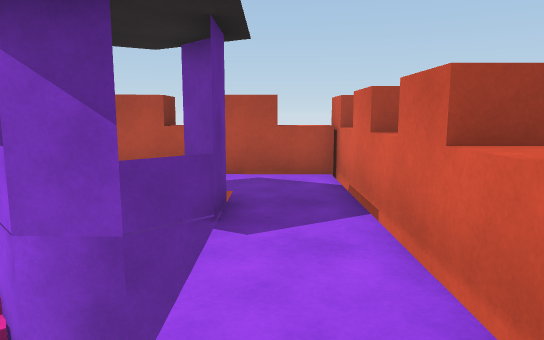
View 1 (above)

17 first-person views from a walk through a 3-D level made in the Unity game engine. The camera is 1.3 m above the floor, tilts 8° down and sees 70° across. Doors are open. The floor is counted in squares, 1 m on a side. Each view is taken from the middle of a square. On the plan, view 1 faces up. The plan holds only what a view shows up to about 16 squares ahead; the rest is blank. The place goes on beyond the plan. The player is left out.

View 2
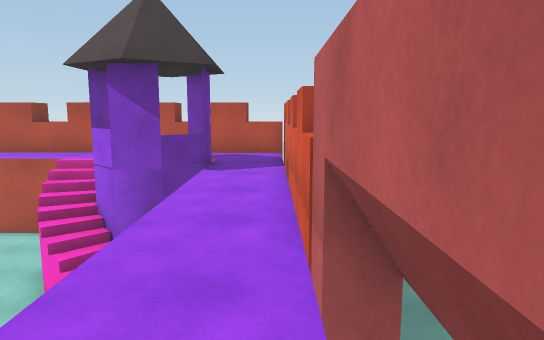

View 3
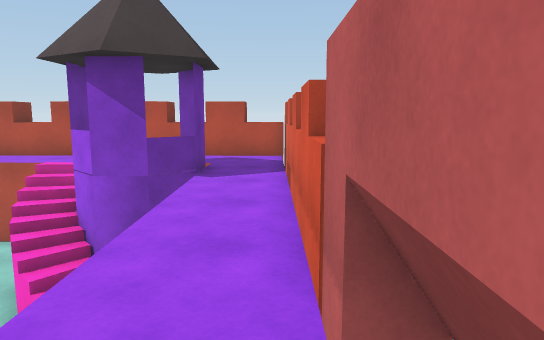

View 4
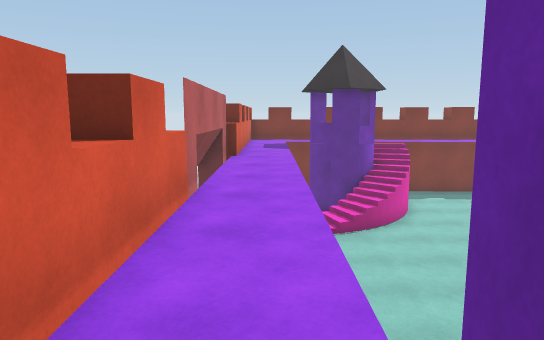

View 5
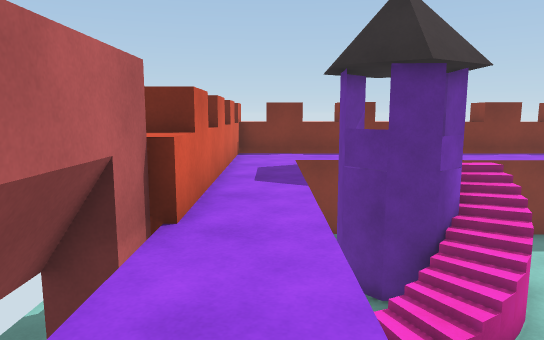

View 6
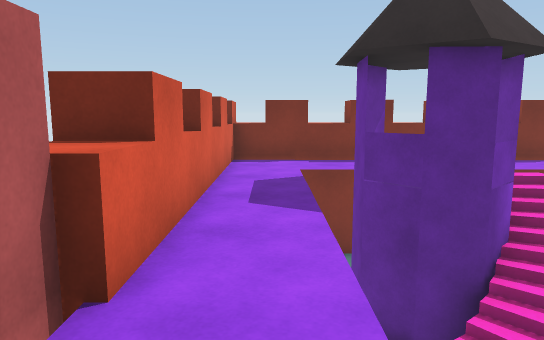

View 7
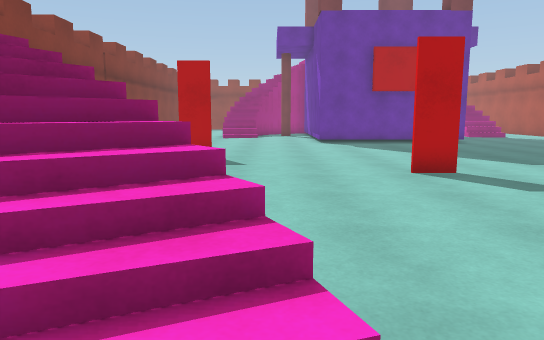

View 8
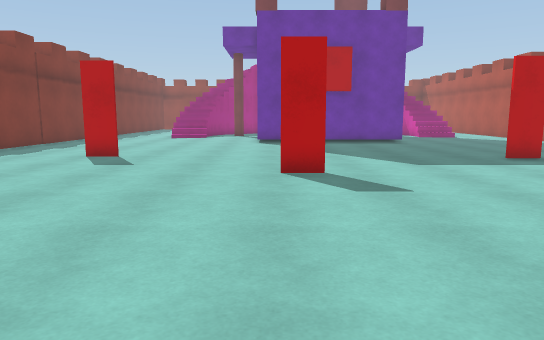

View 9
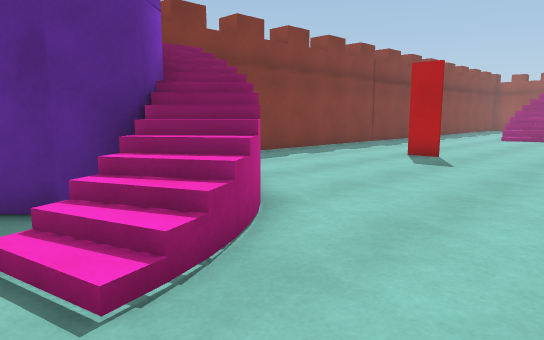

View 10
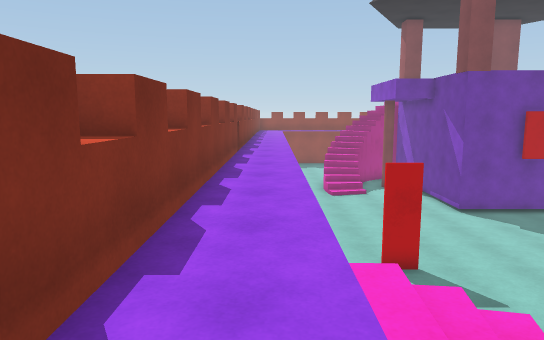

View 11
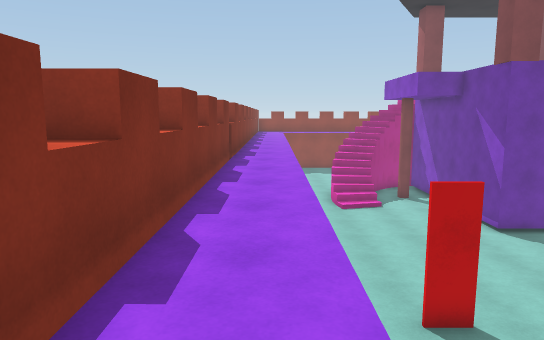

View 12
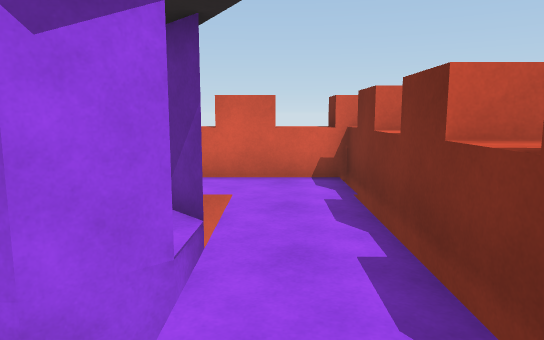

View 13
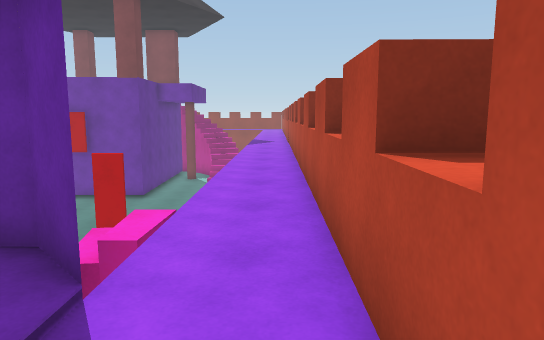

View 14
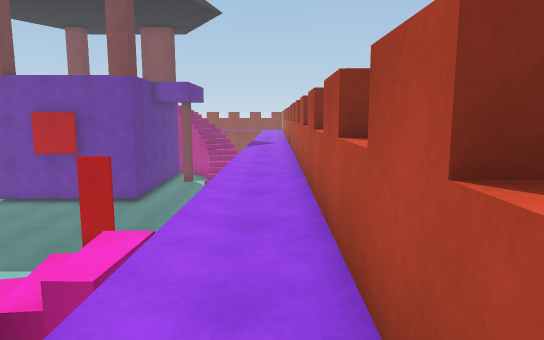

View 15
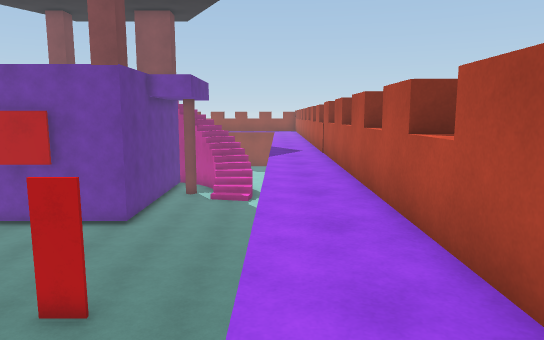

View 16
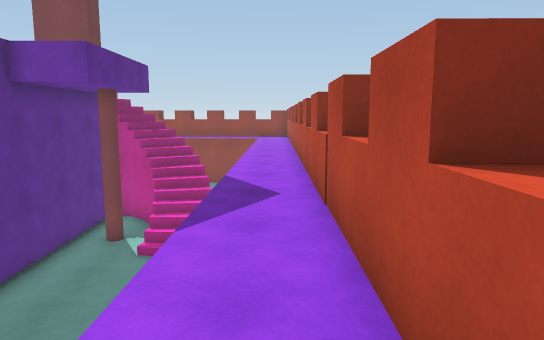

View 17
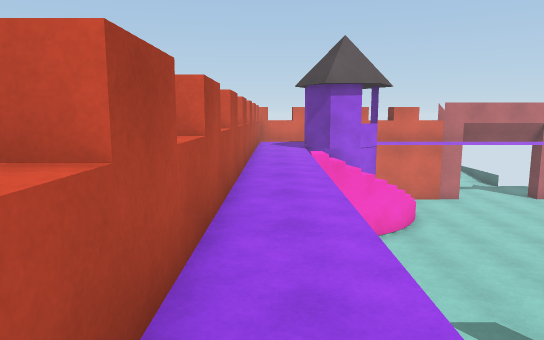

### Floor plan
Key: @ floor where view 1 was taken; # wall or solid block; . main floor; : floor 3 m higher than the main floor; + floor 6.25 m higher than the main floor; / step, stairs or slope; D open door; = window, fence, low wall or low ledge; ^ raised ledge; v drop or lower ground.
Columns run from 26 left of view 1 to 2 right of it. Each row starts with its distance up from view 1.
 10                    v
  9 ##^#^##^#^##^#^##^#^##^#^##^
  8 ::::::::::::::::::::::::::::^
  7 ////::::::::::::::::::::::::#
  6       .........    ..#v#:#::#
  5 ///   .........    ..###:#::^
  4 //...................#####::#
  3 #............#........// /::^
  2 #......................= /::#
  1 +++++ #................. .::#
  0       v................. .@:^
 -1         ..................::#
 -2        ...................::D
 -3       v...................::D
 -4       v.........#.........::D
 -5       #...................::D
 -6      ##...................::#
 -7        ...................:^^
 -8      .................==/.:##
 -9      ................#///.:#
-10      ........#......#///..:^
-11      ...............#/###.:#
-12      ...............//###.:^
-13      ////.........../v#^#.:#
-14     :::::::::::::::::::::::##
-15     =##^#::::::::::::::::::^^
-16       #  ^##^#^##^#^##^#^##^

Positions as (right, up) in squares from view 1, and headings:
1: (0, 0), facing up
2: (1, -5), facing up
3: (1, -4), facing up
4: (0, 6), facing down
5: (0, -2), facing down
6: (0, -4), facing down
7: (-1, -8), facing left
8: (-1, -5), facing left
9: (-1, -5), facing down-left
10: (-3, -14), facing left
11: (-6, -14), facing left
12: (-7, -14), facing right
13: (0, 8), facing left
14: (-1, 8), facing left
15: (-5, 7), facing left
16: (-13, 8), facing left
17: (-18, 8), facing right
